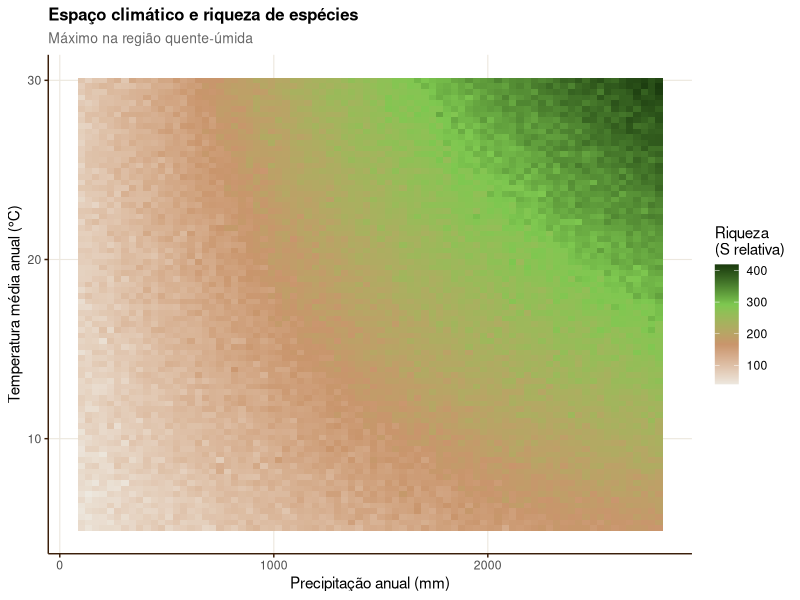
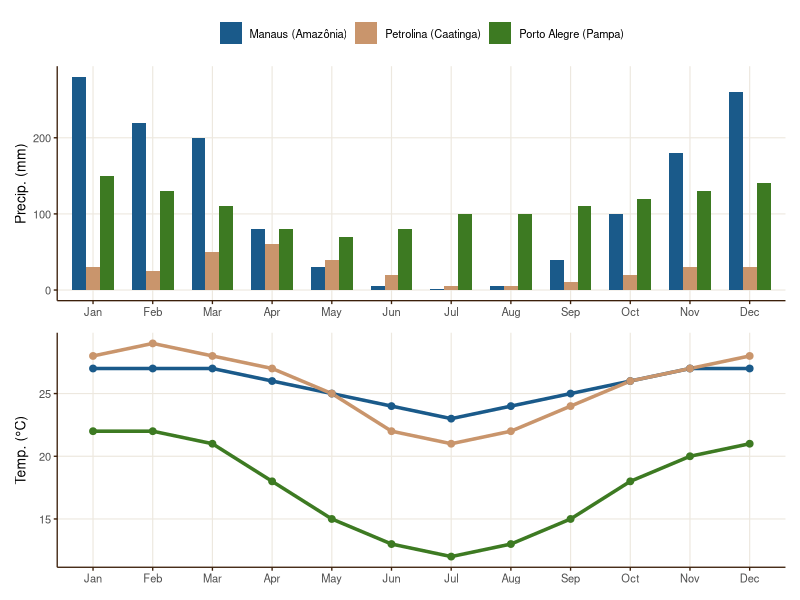
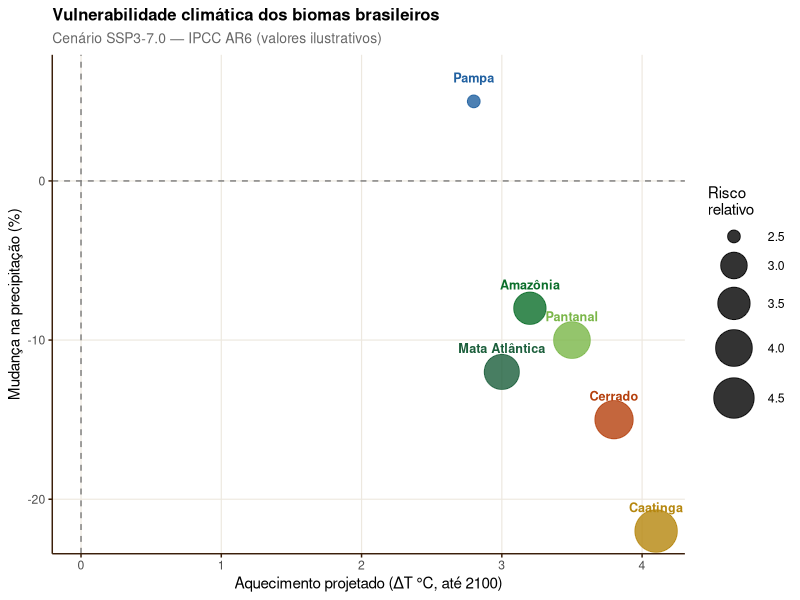
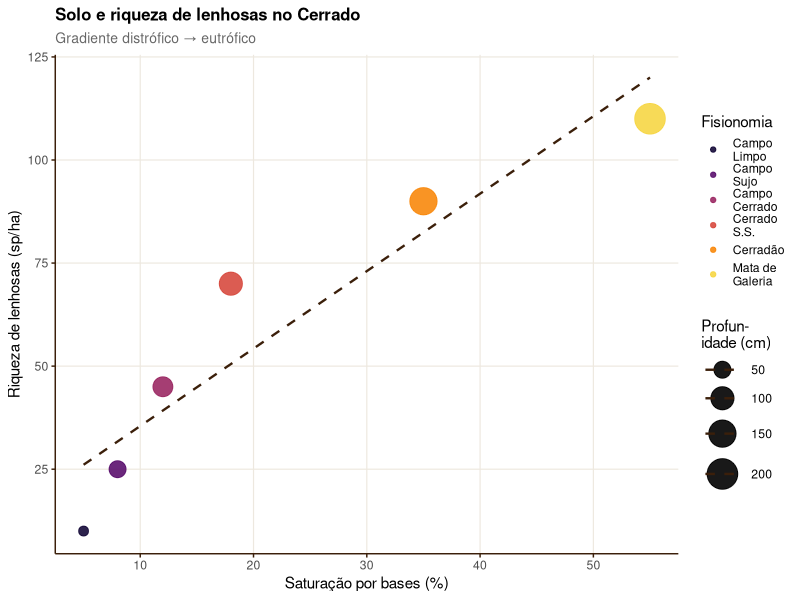
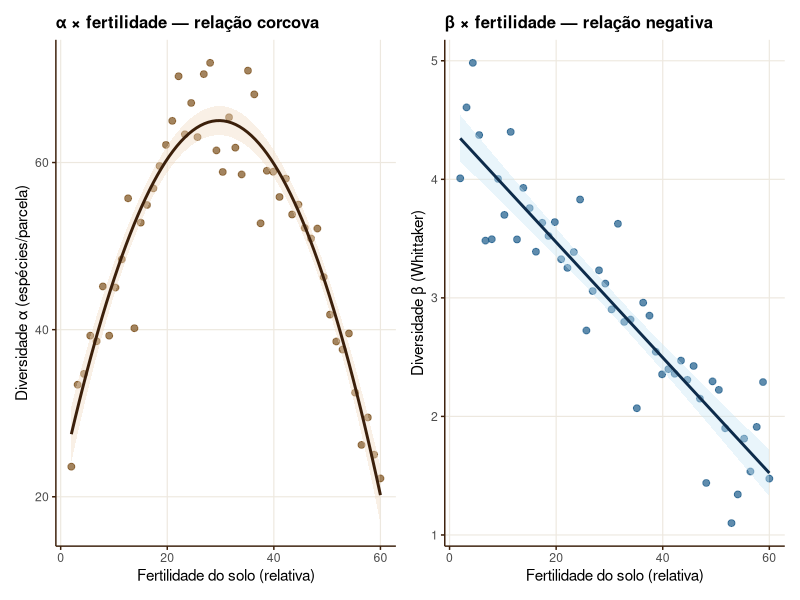
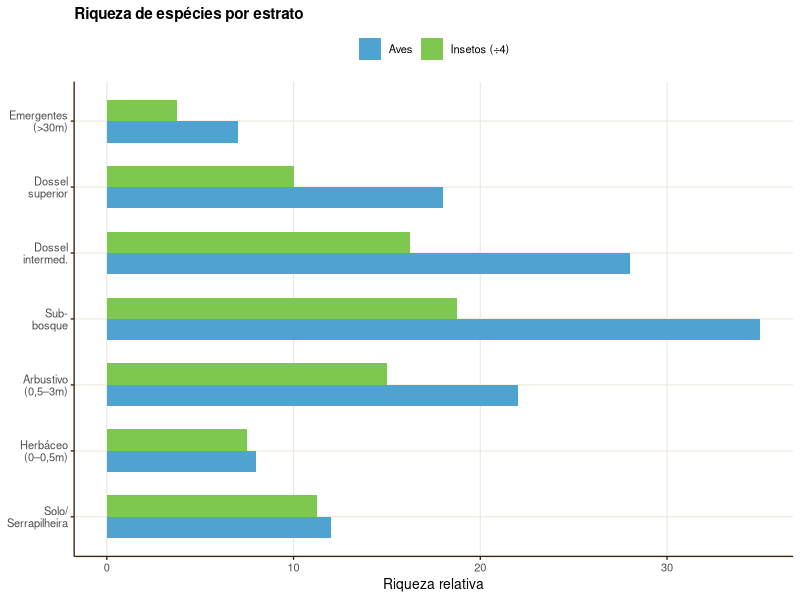
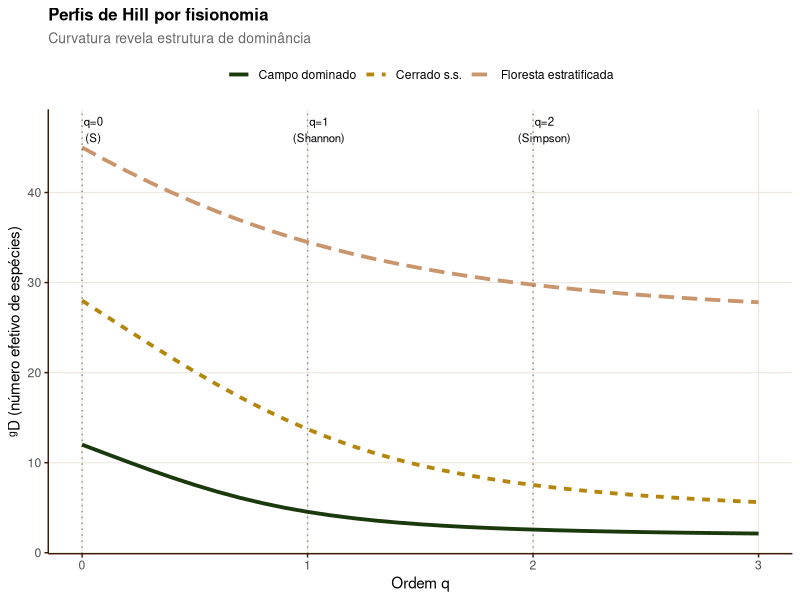
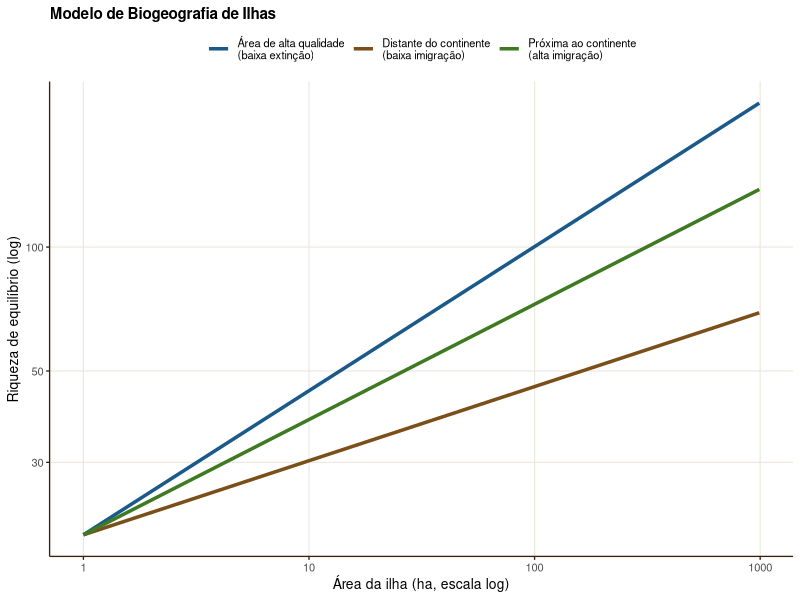

Write the R code that produced these figures, in order.
## ---- chunk 1
library(tidyverse)
library(patchwork)
library(vegan)
theme_aula <- function(base = 12) {
  theme_classic(base_size = base) +
    theme(
      plot.title    = element_text(face = "bold", size = base + 1),
      plot.subtitle = element_text(colour = "grey40", size = base - 1),
      axis.line     = element_line(colour = "#3b1f0a"),
      axis.ticks    = element_line(colour = "#3b1f0a"),
      panel.grid.major = element_line(colour = "#ede8df", linewidth = 0.4)
    )
}
## ---- chunk 2
set.seed(42)
prec  <- seq(100, 2800, length.out = 80)
temp  <- seq(5, 30, length.out = 80)
grid  <- expand.grid(P = prec, T = temp)
grid$S <- with(grid,
  30 + 0.06*P - 0.00001*P^2 + 2.5*T - 0.04*T^2 +
  0.003*P*T + rnorm(nrow(grid), 0, 8))
grid$S <- pmax(5, grid$S)

ggplot(grid, aes(P, T, fill = S)) +
  geom_tile() +
  scale_fill_gradientn(
    colours = c("#ede8df","#c9956c","#7ec850","#1a3a0e"),
    name = "Riqueza\n(S relativa)") +
  labs(x = "Precipitação anual (mm)",
       y = "Temperatura média anual (°C)",
       title = "Espaço climático e riqueza de espécies",
       subtitle = "Máximo na região quente-úmida") +
  theme_aula(11)
## ---- chunk 3
meses <- factor(month.abb, levels = month.abb)
df_clim <- bind_rows(
  data.frame(mes = meses,
             prec = c(280,220,200,80,30,5,2,5,40,100,180,260),
             temp = c(27,27,27,26,25,24,23,24,25,26,27,27),
             bioma = "Manaus (Amazônia)"),
  data.frame(mes = meses,
             prec = c(30,25,50,60,40,20,5,5,10,20,30,30),
             temp = c(28,29,28,27,25,22,21,22,24,26,27,28),
             bioma = "Petrolina (Caatinga)"),
  data.frame(mes = meses,
             prec = c(150,130,110,80,70,80,100,100,110,120,130,140),
             temp = c(22,22,21,18,15,13,12,13,15,18,20,21),
             bioma = "Porto Alegre (Pampa)")
)
p1 <- ggplot(df_clim, aes(mes, prec, fill = bioma, group = bioma)) +
  geom_col(position = "dodge", width = 0.7) +
  scale_fill_manual(values = c("#1a5a8a","#c9956c","#3d7a22")) +
  labs(x = NULL, y = "Precip. (mm)", fill = NULL) +
  theme_aula(10) + theme(legend.position = "top")

p2 <- ggplot(df_clim, aes(mes, temp, colour = bioma, group = bioma)) +
  geom_line(linewidth = 1.2) + geom_point(size = 2) +
  scale_colour_manual(values = c("#1a5a8a","#c9956c","#3d7a22")) +
  labs(x = NULL, y = "Temp. (°C)", colour = NULL) +
  theme_aula(10) + theme(legend.position = "none")

p1 / p2
## ---- chunk 4
biomas <- c("Amazônia","Cerrado","Caatinga","Mata Atlântica","Pantanal","Pampa")
delta_T  <- c(3.2, 3.8, 4.1, 3.0, 3.5, 2.8)   # °C até 2100
delta_P  <- c(-8, -15, -22, -12, -10, +5)       # % mudança precip.
risco    <- c(3.5, 4.2, 4.8, 3.8, 4.0, 2.5)    # índice de risco relativo

df_cc <- data.frame(biomas, delta_T, delta_P, risco)

ggplot(df_cc, aes(delta_T, delta_P, size = risco, colour = biomas,
                  label = biomas)) +
  geom_point(alpha = 0.8) +
  geom_text(nudge_y = 1.5, size = 3.2, fontface = "bold") +
  geom_hline(yintercept = 0, linetype = "dashed", colour = "grey50") +
  geom_vline(xintercept = 0, linetype = "dashed", colour = "grey50") +
  scale_size_continuous(range = c(4, 14), name = "Risco\nrelativo") +
  scale_colour_manual(values = c("#0a6e2a","#b5860d","#b5400d",
                                 "#1b5e3b","#2060a0","#7ab648"),
                      guide = "none") +
  labs(x = "Aquecimento projetado (ΔT °C, até 2100)",
       y = "Mudança na precipitação (%)",
       title = "Vulnerabilidade climática dos biomas brasileiros",
       subtitle = "Cenário SSP3-7.0 — IPCC AR6 (valores ilustrativos)") +
  theme_aula(11)
## ---- chunk 5
fitofisionomias <- c("Campo\nLimpo","Campo\nSujo","Campo\nCerrado",
                     "Cerrado\nS.S.","Cerradão","Mata de\nGaleria")
saturacao_bases <- c(5, 8, 12, 18, 35, 55)    # % sat. por bases
profundidade    <- c(30, 50, 70, 100, 150, 200) # cm
riqueza_arb     <- c(10, 25, 45, 70, 90, 110)  # sp. lenhosas/ha

df_cer <- data.frame(fitofisionomias, saturacao_bases,
                     profundidade, riqueza_arb)
df_cer$fitofisionomias <- factor(df_cer$fitofisionomias,
                                  levels = fitofisionomias)

p_a <- ggplot(df_cer, aes(saturacao_bases, riqueza_arb,
                           colour = fitofisionomias, size = profundidade)) +
  geom_point(alpha = 0.9) +
  geom_smooth(aes(group = 1), method = "lm", se = FALSE,
              colour = "#3b1f0a", linewidth = 0.8, linetype = "dashed") +
  scale_colour_viridis_d(option = "inferno", begin = 0.1, end = 0.9,
                         name = "Fisionomia") +
  scale_size_continuous(name = "Profun-\nidade (cm)", range = c(3, 10)) +
  labs(x = "Saturação por bases (%)", y = "Riqueza de lenhosas (sp/ha)",
       title = "Solo e riqueza de lenhosas no Cerrado",
       subtitle = "Gradiente distrófico → eutrófico") +
  theme_aula(11)
p_a
## ---- chunk 6
set.seed(77)
# Simula gradiente de fertilidade do solo (eixo x) e diversidade
fertilidade <- seq(2, 60, length.out = 50)

# α segue relação hump-backed (máximo em fertilidade intermediária)
alpha_obs <- 20 + 3.0 * fertilidade - 0.05 * fertilidade^2 +
             rnorm(50, 0, 4)
alpha_obs  <- pmax(5, alpha_obs)

# β decresce com fertilidade (habitats ricos homogeneizam)
beta_obs   <- 4.5 - 0.05 * fertilidade + rnorm(50, 0, 0.3)
beta_obs   <- pmax(1.1, beta_obs)

df_sb <- data.frame(fertilidade, alpha_obs, beta_obs)

p1 <- ggplot(df_sb, aes(fertilidade, alpha_obs)) +
  geom_point(colour = "#7b4f1a", alpha = 0.7, size = 2) +
  geom_smooth(method = "lm", formula = y ~ poly(x, 2),
              colour = "#3b1f0a", fill = "#f0d9c0", se = TRUE) +
  labs(x = "Fertilidade do solo (relativa)",
       y = "Diversidade α (espécies/parcela)",
       title = "α × fertilidade — relação corcova") +
  theme_aula(11)

p2 <- ggplot(df_sb, aes(fertilidade, beta_obs)) +
  geom_point(colour = "#1a5a8a", alpha = 0.7, size = 2) +
  geom_smooth(method = "lm", colour = "#0d2b4a",
              fill = "#c8e6f5", se = TRUE) +
  labs(x = "Fertilidade do solo (relativa)",
       y = "Diversidade β (Whittaker)",
       title = "β × fertilidade — relação negativa") +
  theme_aula(11)

p1 | p2
## ---- chunk 7
camadas <- c("Solo/\nSerrapilheira","Herbáceo\n(0–0,5m)","Arbustivo\n(0,5–3m)",
             "Sub-\nbosque","Dossel\nintermed.","Dossel\nsuperior",
             "Emergentes\n(>30m)")
sp_aves <- c(12, 8, 22, 35, 28, 18, 7)
sp_insetos <- c(45, 30, 60, 75, 65, 40, 15)

df_str <- data.frame(
  camada = factor(camadas, levels = camadas),
  aves = sp_aves, insetos = sp_insetos / 4
) |> pivot_longer(-camada, names_to = "grupo", values_to = "riqueza")

ggplot(df_str, aes(riqueza, camada, fill = grupo)) +
  geom_col(position = "dodge", width = 0.65) +
  scale_fill_manual(values = c("#4fa3d1","#7ec850"),
                    labels = c("Aves","Insetos (÷4)")) +
  labs(x = "Riqueza relativa", y = NULL, fill = NULL,
       title = "Riqueza de espécies por estrato") +
  theme_aula(10) + theme(legend.position = "top")
## ---- chunk 8
hill_n <- function(p, q) {
  p <- p[p > 0]; p <- p / sum(p)
  if (abs(q - 1) < 1e-9) exp(-sum(p * log(p)))
  else sum(p^q)^(1/(1-q))
}

q_vals <- seq(0, 3, by = 0.1)

# Floresta estratificada: muitas sp. com abundâncias similares
p_floresta <- c(rep(0.04, 20), rep(0.008, 25))
# Cerrado: dominância moderada
p_cerrado  <- c(0.3, 0.15, 0.10, rep(0.03, 10), rep(0.01, 15))
# Campo monodomninante: 1 sp. muito dominante
p_campo    <- c(0.6, 0.15, rep(0.025, 10))

df_hill <- data.frame(
  q = rep(q_vals, 3),
  D = c(sapply(q_vals, hill_n, p = p_floresta / sum(p_floresta)),
        sapply(q_vals, hill_n, p = p_cerrado  / sum(p_cerrado)),
        sapply(q_vals, hill_n, p = p_campo    / sum(p_campo))),
  fisionomia = rep(c("Floresta estratificada","Cerrado s.s.","Campo dominado"),
                   each = length(q_vals))
)

ggplot(df_hill, aes(q, D, colour = fisionomia, linetype = fisionomia)) +
  geom_line(linewidth = 1.3) +
  scale_colour_manual(values = c("#1a3a0e","#b5860d","#c9956c")) +
  geom_vline(xintercept = c(0,1,2), linetype = "dotted", alpha = 0.4) +
  annotate("text", x = c(0.05,1.05,2.05), y = 47,
           label = c("q=0\n(S)","q=1\n(Shannon)","q=2\n(Simpson)"), size = 2.9) +
  labs(x = "Ordem q", y = "ᵍD (número efetivo de espécies)",
       title = "Perfis de Hill por fisionomia",
       subtitle = "Curvatura revela estrutura de dominância",
       colour = NULL, linetype = NULL) +
  theme_aula(11) + theme(legend.position = "top")
## ---- chunk 9
area   <- seq(1, 1000, by = 10)
S_perto <- 20 * area^0.28  # ilha próxima ao continente
S_longe <- 20 * area^0.18  # ilha distante
S_great <- 20 * area^0.35  # ilha de habitat maior / maior colonização

df_isl <- data.frame(
  area   = rep(area, 3),
  S      = c(S_perto, S_longe, S_great),
  tipo   = rep(c("Próxima ao continente\n(alta imigração)",
                 "Distante do continente\n(baixa imigração)",
                 "Área de alta qualidade\n(baixa extinção)"),
               each = length(area))
)

ggplot(df_isl, aes(area, S, colour = tipo)) +
  geom_line(linewidth = 1.2) +
  scale_x_log10() + scale_y_log10() +
  scale_colour_manual(values = c("#1a5a8a","#7b4f1a","#3d7a22")) +
  labs(x = "Área da ilha (ha, escala log)",
       y = "Riqueza de equilíbrio (log)",
       title = "Modelo de Biogeografia de Ilhas",
       colour = NULL) +
  theme_aula(10) + theme(legend.position = "top")
## ---- chunk 10
set.seed(12)
area_frag   <- c(1, 2, 5, 8, 15, 25, 40, 60, 90, 150,
                 250, 400, 700, 1200, 3000)
iso_media   <- c(15, 12, 8, 7, 5, 4, 3, 2.5, 2, 1.5, 1, 0.8, 0.5, 0.3, 0.1)

sp_aves <- 12 * area_frag^0.22 * exp(-0.15 * iso_media) +
           rnorm(length(area_frag), 0, 2)
sp_mamif <- 4 * area_frag^0.30 * exp(-0.20 * iso_media) +
            rnorm(length(area_frag), 0, 1)

df_pe <- data.frame(area_frag, sp_aves = pmax(3, sp_aves),
                    sp_mamif = pmax(1, sp_mamif))
df_pe_long <- df_pe |> pivot_longer(-area_frag,
                                     names_to = "grupo", values_to = "sp")

ggplot(df_pe_long, aes(area_frag, sp, colour = grupo, shape = grupo)) +
  geom_point(size = 3, alpha = 0.8) +
  geom_smooth(method = "lm", formula = y ~ log(x), se = FALSE,
              linewidth = 1.1) +
  scale_x_log10(labels = scales::comma) +
  scale_colour_manual(values = c("#4fa3d1","#7b4f1a"),
                      labels = c("Aves","Mamíferos médios")) +
  scale_shape_manual(values = c(16, 17),
                     labels = c("Aves","Mamíferos médios")) +
  labs(x = "Área do fragmento (ha, log)",
       y = "Riqueza de espécies",
       title = "Relação área–espécies em fragmentos de Mata Atlântica (PE)",
       colour = NULL, shape = NULL) +
  theme_aula(11) + theme(legend.position = "top")
## ---- chunk 11
biomas_ord <- c("Pampa","Pantanal","Caatinga","Cerrado",
                "Mata Atlântica","Amazônia","Campos\nRupestres")
alpha_med  <- c(25, 55, 50, 75, 130, 250, 60)
beta_med   <- c(1.8, 2.5, 3.2, 4.0, 3.8, 2.5, 5.0)
gamma_med  <- alpha_med * beta_med
endemismo  <- c(15, 25, 40, 45, 55, 50, 65)   # % de espécies endêmicas

df_syn <- data.frame(biomas_ord = factor(biomas_ord, levels = biomas_ord),
                     alpha_med, beta_med, gamma_med, endemismo)

p1 <- ggplot(df_syn, aes(reorder(biomas_ord, gamma_med), gamma_med,
                          fill = endemismo)) +
  geom_col() +
  scale_fill_gradient(low = "#c9956c", high = "#3b1f0a",
                      name = "% Endêmicas") +
  coord_flip() +
  labs(x = NULL, y = "Diversidade γ estimada",
       title = "Diversidade γ e endemismo por bioma") +
  theme_aula(10)

p2 <- ggplot(df_syn, aes(alpha_med, beta_med, size = endemismo,
                          colour = biomas_ord, label = biomas_ord)) +
  geom_point(alpha = 0.85) +
  geom_text(size = 2.8, vjust = -1.1, fontface = "bold") +
  scale_size_continuous(range = c(3,10), name = "% Endêmicas") +
  scale_colour_viridis_d(option = "plasma", guide = "none") +
  labs(x = "Diversidade α média",
       y = "Diversidade β média",
       title = "α × β por bioma") +
  theme_aula(10)

p1 | p2
## ---- chunk 12
set.seed(55)

# Gradiente de precipitação (Amazônia → Caatinga → Caatinga árida)
prec_g <- seq(150, 2800, length.out = 60)
alpha_prec <- 10 + 0.14 * prec_g - 0.000025 * prec_g^2 +
              rnorm(60, 0, 5)
alpha_prec <- pmax(5, alpha_prec)

# Gradiente de temperatura (Pampa → Cerrado → Amazônia)
temp_g <- seq(10, 28, length.out = 50)
alpha_temp <- -20 + 12 * temp_g - 0.3 * temp_g^2 +
              rnorm(50, 0, 3)
alpha_temp <- pmax(5, alpha_temp)

# Gradiente de altitude (0 → 2500m nos campos rupestres)
alt_g <- seq(0, 2500, length.out = 50)
alpha_alt <- 90 * exp(-0.0004 * alt_g) + 20 * exp(-0.002 * (alt_g - 1000)^2) +
             rnorm(50, 0, 4)
alpha_alt <- pmax(5, alpha_alt)

p1 <- ggplot(data.frame(prec_g, alpha_prec),
             aes(prec_g, alpha_prec)) +
  geom_point(size = 1.8, colour = "#1a5a8a", alpha = 0.7) +
  geom_smooth(method = "lm", formula = y ~ poly(x, 2),
              colour = "#0d2b4a", fill = "#c8e6f5", se = TRUE) +
  labs(x = "Precipitação (mm/ano)", y = "Riqueza α",
       title = "α × Precipitação") + theme_aula(10)

p2 <- ggplot(data.frame(temp_g, alpha_temp),
             aes(temp_g, alpha_temp)) +
  geom_point(size = 1.8, colour = "#c9956c", alpha = 0.7) +
  geom_smooth(method = "lm", formula = y ~ poly(x, 2),
              colour = "#3b1f0a", fill = "#f0d9c0", se = TRUE) +
  labs(x = "Temperatura média (°C)", y = "Riqueza α",
       title = "α × Temperatura") + theme_aula(10)

p3 <- ggplot(data.frame(alt_g, alpha_alt),
             aes(alt_g, alpha_alt)) +
  geom_point(size = 1.8, colour = "#3d7a22", alpha = 0.7) +
  geom_smooth(method = "lm", formula = y ~ poly(x, 2),
              colour = "#1a3a0e", fill = "#d4f0b8", se = TRUE) +
  labs(x = "Altitude (m)", y = "Riqueza α",
       title = "α × Altitude") + theme_aula(10)

p1 | p2 | p3
## ---- chunk 13
set.seed(88)
n <- 40
gradiente_solo <- runif(n, 0, 1)    # PC1 de variáveis edáficas
gradiente_clim <- runif(n, 0, 1)    # PC1 climática

beta_solo <- 0.55 * gradiente_solo + 0.15 * gradiente_clim +
             rnorm(n, 0, 0.08)
beta_clim <- 0.35 * gradiente_solo + 0.40 * gradiente_clim +
             rnorm(n, 0, 0.08)
beta_solo <- pmin(1, pmax(0, beta_solo))
beta_clim <- pmin(1, pmax(0, beta_clim))

df_bc <- data.frame(gradiente_solo, gradiente_clim,
                    beta_solo, beta_clim) |>
  pivot_longer(c(beta_solo, beta_clim),
               names_to = "predictor", values_to = "beta")

ggplot(df_bc, aes(
  x = ifelse(predictor == "beta_solo", gradiente_solo, gradiente_clim),
  y = beta, colour = predictor)) +
  geom_point(alpha = 0.7, size = 2.5) +
  geom_smooth(method = "lm", se = TRUE, linewidth = 1.1) +
  facet_wrap(~ predictor,
             labeller = as_labeller(c(beta_solo = "β vs. gradiente edáfico",
                                      beta_clim  = "β vs. gradiente climático"))) +
  scale_colour_manual(values = c("#7b4f1a","#1a5a8a"), guide = "none") +
  labs(x = "Gradiente ambiental (PC1 padronizado)",
       y = "Dissimilaridade composicional (β)",
       title = "Partição de β por tipo de gradiente ambiental",
       subtitle = "Solo explica mais β em escala local; clima domina em escala regional") +
  theme_aula(11)
## ---- chunk 14
set.seed(23)
temp_atual <- seq(22, 32, length.out = 50)
temp_futura <- temp_atual + 3.5   # SSP3-7.0

adequabilidade_atual <- dnorm(temp_atual,  mean = 26.5, sd = 2.8)
adequabilidade_futura <- dnorm(temp_futura, mean = 26.5, sd = 2.8)

df_sdm <- data.frame(
  temp = c(temp_atual, temp_futura),
  adeq = c(adequabilidade_atual, adequabilidade_futura),
  cenario = rep(c("Clima atual (1970–2000)","Clima futuro (2071–2100, SSP3)"),
                each = 50)
)

ggplot(df_sdm, aes(temp, adeq, colour = cenario, fill = cenario)) +
  geom_line(linewidth = 1.3) +
  geom_ribbon(aes(ymin = 0, ymax = adeq), alpha = 0.2) +
  scale_colour_manual(values = c("#1a5a8a","#c0392b")) +
  scale_fill_manual(values  = c("#1a5a8a","#c0392b")) +
  geom_vline(xintercept = c(22, 32), linetype = "dashed",
             colour = "grey50", alpha = 0.6) +
  annotate("text", x = 22.5, y = 0.12,
           label = "Limiar térmico\natual", size = 3, colour = "grey40") +
  annotate("text", x = 31.5, y = 0.12,
           label = "Limiar térmico\nfuturo?", size = 3, colour = "#c0392b") +
  labs(x = "Temperatura média anual (°C)",
       y = "Adequabilidade climática (relativa)",
       title = "Deslocamento do nicho climático — espécie endêmica da Caatinga",
       colour = NULL, fill = NULL) +
  theme_aula(11) + theme(legend.position = "top")
## ---- chunk 15
# Diagrama visual usando ggplot + anotações
df_frame <- data.frame(
  x = c(2, 7, 12,   2, 7, 12,   7),
  y = c(8, 8, 8,    3, 3,  3,    5.5),
  label = c("CLIMA\n(T, P, PET,\nBIO1–19)",
            "SOLO\n(pH, textura,\nnutrientes)",
            "VEGETAÇÃO\n(fisionomia,\nestratificação)",
            "Diversidade α\n(Hill numbers,\nriqueza local)",
            "Diversidade β\n(turnover,\naninhamento)",
            "Diversidade γ\n(pool regional,\nendemismo)",
            "BIOGEOGRAFIA\n(dispersão,\nnicho, história)"),
  fill_c = c("#c8e6f5","#f0d9c0","#d4f0b8",
             "#e8ecf5","#e8ecf5","#e8ecf5",
             "#ede8f5"),
  border = c("#0d2b4a","#3b1f0a","#1a3a0e",
             "#2a0e50","#2a0e50","#2a0e50",
             "#2a0e50")
)

ggplot(df_frame, aes(x, y)) +
  geom_tile(aes(fill = fill_c, colour = border),
            width = 3.5, height = 1.8, linewidth = 1.2) +
  geom_text(aes(label = label), size = 3.2, fontface = "bold",
            lineheight = 1.1) +
  scale_fill_identity() +
  scale_colour_identity() +
  # Setas: clima → solo → vegetação
  annotate("segment", x=3.8,xend=5.2, y=8,yend=8,
           arrow=arrow(length=unit(0.25,"cm")),colour="#555",linewidth=1) +
  annotate("segment", x=8.8,xend=10.2, y=8,yend=8,
           arrow=arrow(length=unit(0.25,"cm")),colour="#555",linewidth=1) +
  # Setas: trio → beta
  annotate("segment", x=2,xend=5.2, y=6.9,yend=3.9,
           arrow=arrow(length=unit(0.2,"cm")),colour="#888",linewidth=0.8) +
  annotate("segment", x=7,xend=7, y=6.9,yend=3.9,
           arrow=arrow(length=unit(0.2,"cm")),colour="#888",linewidth=0.8) +
  annotate("segment", x=12,xend=8.8, y=6.9,yend=3.9,
           arrow=arrow(length=unit(0.2,"cm")),colour="#888",linewidth=0.8) +
  # Seta biogeografia → diversidades
  annotate("segment", x=7,xend=7, y=4.6,yend=3.9,
           colour="#2a0e50",linewidth=1,linetype="dashed") +
  # Setas entre escalas de diversidade
  annotate("segment", x=3.8,xend=5.2, y=3,yend=3,
           arrow=arrow(length=unit(0.2,"cm")),colour="#555",linewidth=0.8) +
  annotate("segment", x=8.8,xend=10.2, y=3,yend=3,
           arrow=arrow(length=unit(0.2,"cm")),colour="#555",linewidth=0.8) +
  xlim(0,14) + ylim(1.5,10) +
  theme_void() +
  labs(title = "Clima × Solo × Vegetação → Diversidade em múltiplas escalas")
